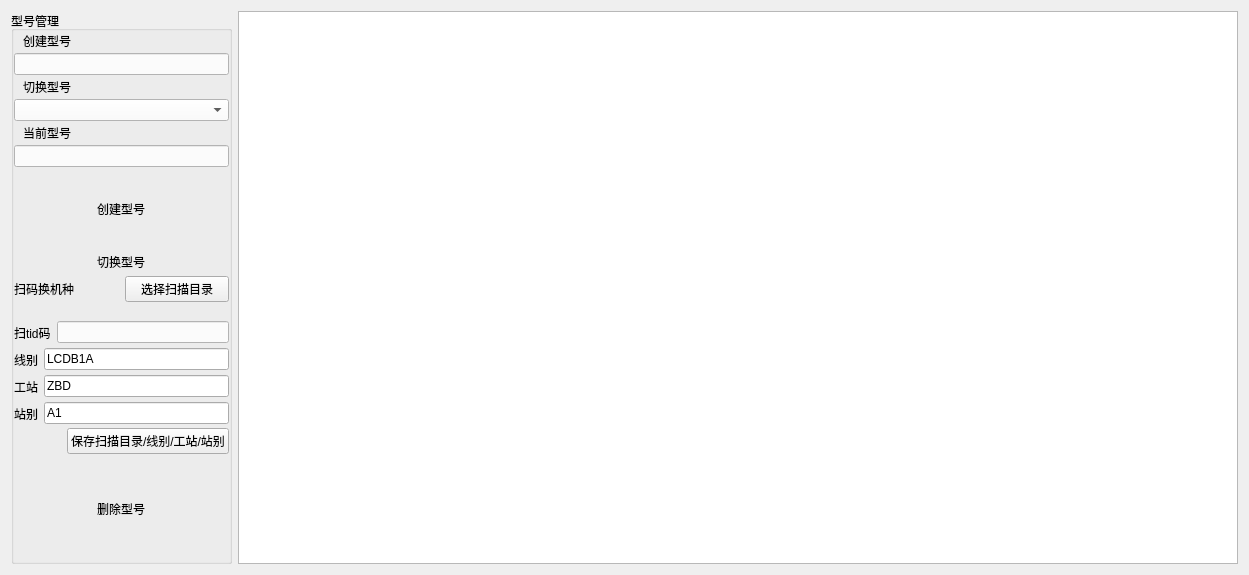
      <widget class="QWidget" name="PM">
       <layout class="QVBoxLayout" name="verticalLayout_15">
        <item>
         <widget class="QWidget" name="widget_8" native="true">
          <property name="minimumSize">
           <size>
            <width>0</width>
            <height>440</height>
           </size>
          </property>
          <layout class="QHBoxLayout" name="horizontalLayout_8">
           <property name="leftMargin">
            <number>0</number>
           </property>
           <property name="topMargin">
            <number>0</number>
           </property>
           <property name="rightMargin">
            <number>0</number>
           </property>
           <property name="bottomMargin">
            <number>0</number>
           </property>
           <item>
            <widget class="QGroupBox" name="groupBox">
             <property name="sizePolicy">
              <sizepolicy hsizetype="Fixed" vsizetype="Preferred">
               <horstretch>0</horstretch>
               <verstretch>0</verstretch>
              </sizepolicy>
             </property>
             <property name="title">
              <string>型号管理</string>
             </property>
             <layout class="QVBoxLayout" name="verticalLayout_16">
              <property name="spacing">
               <number>2</number>
              </property>
              <property name="leftMargin">
               <number>0</number>
              </property>
              <property name="topMargin">
               <number>0</number>
              </property>
              <property name="rightMargin">
               <number>0</number>
              </property>
              <property name="bottomMargin">
               <number>0</number>
              </property>
              <item>
               <widget class="QWidget" name="widget_11" native="true">
                <property name="maximumSize">
                 <size>
                  <width>16777215</width>
                  <height>16777215</height>
                 </size>
                </property>
                <layout class="QHBoxLayout" name="horizontalLayout_9">
                 <property name="topMargin">
                  <number>0</number>
                 </property>
                 <property name="bottomMargin">
                  <number>0</number>
                 </property>
                 <item>
                  <widget class="QLabel" name="label_11">
                   <property name="text">
                    <string>创建型号</string>
                   </property>
                  </widget>
                 </item>
                 <item>
                  <spacer name="horizontalSpacer_3">
                   <property name="orientation">
                    <enum>Qt::Horizontal</enum>
                   </property>
                   <property name="sizeHint" stdset="0">
                    <size>
                     <width>69</width>
                     <height>20</height>
                    </size>
                   </property>
                  </spacer>
                 </item>
                </layout>
               </widget>
              </item>
              <item>
               <widget class="QWidget" name="widget_28" native="true">
                <property name="maximumSize">
                 <size>
                  <width>16777215</width>
                  <height>16777215</height>
                 </size>
                </property>
                <layout class="QHBoxLayout" name="horizontalLayout_10">
                 <property name="leftMargin">
                  <number>0</number>
                 </property>
                 <property name="topMargin">
                  <number>0</number>
                 </property>
                 <property name="rightMargin">
                  <number>0</number>
                 </property>
                 <property name="bottomMargin">
                  <number>0</number>
                 </property>
                 <item>
                  <widget class="QLineEdit" name="lineEdit_create">
                   <property name="styleSheet">
                    <string notr="true">background-color: rgb(251, 251, 251);</string>
                   </property>
                  </widget>
                 </item>
                </layout>
               </widget>
              </item>
              <item>
               <widget class="QWidget" name="widget_9" native="true">
                <layout class="QHBoxLayout" name="horizontalLayout_15">
                 <property name="topMargin">
                  <number>0</number>
                 </property>
                 <property name="bottomMargin">
                  <number>0</number>
                 </property>
                 <item>
                  <widget class="QLabel" name="label_13">
                   <property name="text">
                    <string>切换型号</string>
                   </property>
                  </widget>
                 </item>
                 <item>
                  <spacer name="horizontalSpacer_5">
                   <property name="orientation">
                    <enum>Qt::Horizontal</enum>
                   </property>
                   <property name="sizeHint" stdset="0">
                    <size>
                     <width>69</width>
                     <height>20</height>
                    </size>
                   </property>
                  </spacer>
                 </item>
                </layout>
               </widget>
              </item>
              <item>
               <widget class="QComboBox" name="switch_model">
                <property name="styleSheet">
                 <string notr="true">background-color: rgb(251, 251, 251);</string>
                </property>
               </widget>
              </item>
              <item>
               <widget class="QWidget" name="widget_29" native="true">
                <property name="maximumSize">
                 <size>
                  <width>16777215</width>
                  <height>16777215</height>
                 </size>
                </property>
                <layout class="QHBoxLayout" name="horizontalLayout_11">
                 <property name="topMargin">
                  <number>0</number>
                 </property>
                 <property name="bottomMargin">
                  <number>0</number>
                 </property>
                 <item>
                  <widget class="QLabel" name="label_12">
                   <property name="text">
                    <string>当前型号</string>
                   </property>
                  </widget>
                 </item>
                 <item>
                  <spacer name="horizontalSpacer_4">
                   <property name="orientation">
                    <enum>Qt::Horizontal</enum>
                   </property>
                   <property name="sizeHint" stdset="0">
                    <size>
                     <width>69</width>
                     <height>20</height>
                    </size>
                   </property>
                  </spacer>
                 </item>
                </layout>
               </widget>
              </item>
              <item>
               <widget class="QWidget" name="widget_30" native="true">
                <property name="maximumSize">
                 <size>
                  <width>16777215</width>
                  <height>16777215</height>
                 </size>
                </property>
                <layout class="QHBoxLayout" name="horizontalLayout_12">
                 <property name="leftMargin">
                  <number>0</number>
                 </property>
                 <property name="topMargin">
                  <number>0</number>
                 </property>
                 <property name="rightMargin">
                  <number>0</number>
                 </property>
                 <property name="bottomMargin">
                  <number>0</number>
                 </property>
                 <item>
                  <widget class="QLineEdit" name="lineEdit_current">
                   <property name="focusPolicy">
                    <enum>Qt::NoFocus</enum>
                   </property>
                   <property name="layoutDirection">
                    <enum>Qt::LeftToRight</enum>
                   </property>
                   <property name="styleSheet">
                    <string notr="true">background-color: rgb(251, 251, 251);</string>
                   </property>
                   <property name="text">
                    <string/>
                   </property>
                   <property name="readOnly">
                    <bool>true</bool>
                   </property>
                   <property name="clearButtonEnabled">
                    <bool>false</bool>
                   </property>
                  </widget>
                 </item>
                </layout>
               </widget>
              </item>
              <item>
               <spacer name="verticalSpacer_6">
                <property name="orientation">
                 <enum>Qt::Vertical</enum>
                </property>
                <property name="sizeHint" stdset="0">
                 <size>
                  <width>20</width>
                  <height>27</height>
                 </size>
                </property>
               </spacer>
              </item>
              <item>
               <widget class="QWidget" name="widget_31" native="true">
                <layout class="QHBoxLayout" name="horizontalLayout_13">
                 <property name="spacing">
                  <number>0</number>
                 </property>
                 <property name="leftMargin">
                  <number>0</number>
                 </property>
                 <property name="topMargin">
                  <number>0</number>
                 </property>
                 <property name="rightMargin">
                  <number>0</number>
                 </property>
                 <property name="bottomMargin">
                  <number>0</number>
                 </property>
                 <item>
                  <widget class="QToolButton" name="toolButton_create">
                   <property name="text">
                    <string>创建型号</string>
                   </property>
                   <property name="icon">
                    <iconset>
                     <normaloff>images/folder_201px_1201752_easyicon.net.png</normaloff>images/folder_201px_1201752_easyicon.net.png</iconset>
                   </property>
                   <property name="iconSize">
                    <size>
                     <width>45</width>
                     <height>45</height>
                    </size>
                   </property>
                   <property name="toolButtonStyle">
                    <enum>Qt::ToolButtonTextUnderIcon</enum>
                   </property>
                   <property name="autoRaise">
                    <bool>true</bool>
                   </property>
                  </widget>
                 </item>
                </layout>
               </widget>
              </item>
              <item>
               <spacer name="verticalSpacer_7">
                <property name="orientation">
                 <enum>Qt::Vertical</enum>
                </property>
                <property name="sizeHint" stdset="0">
                 <size>
                  <width>20</width>
                  <height>26</height>
                 </size>
                </property>
               </spacer>
              </item>
              <item>
               <widget class="QWidget" name="widget_32" native="true">
                <layout class="QHBoxLayout" name="horizontalLayout_14">
                 <property name="spacing">
                  <number>0</number>
                 </property>
                 <property name="leftMargin">
                  <number>0</number>
                 </property>
                 <property name="topMargin">
                  <number>0</number>
                 </property>
                 <property name="rightMargin">
                  <number>0</number>
                 </property>
                 <property name="bottomMargin">
                  <number>0</number>
                 </property>
                 <item>
                  <widget class="QToolButton" name="toolButton_change">
                   <property name="text">
                    <string>切换型号</string>
                   </property>
                   <property name="icon">
                    <iconset>
                     <normaloff>images/folder_198px_1201767_easyicon.net.png</normaloff>images/folder_198px_1201767_easyicon.net.png</iconset>
                   </property>
                   <property name="iconSize">
                    <size>
                     <width>45</width>
                     <height>45</height>
                    </size>
                   </property>
                   <property name="toolButtonStyle">
                    <enum>Qt::ToolButtonTextUnderIcon</enum>
                   </property>
                   <property name="autoRaise">
                    <bool>true</bool>
                   </property>
                  </widget>
                 </item>
                </layout>
               </widget>
              </item>
              <item>
               <widget class="QWidget" name="widget_20" native="true">
                <property name="minimumSize">
                 <size>
                  <width>0</width>
                  <height>25</height>
                 </size>
                </property>
                <layout class="QHBoxLayout" name="horizontalLayout_24">
                 <property name="leftMargin">
                  <number>0</number>
                 </property>
                 <property name="topMargin">
                  <number>0</number>
                 </property>
                 <property name="rightMargin">
                  <number>0</number>
                 </property>
                 <property name="bottomMargin">
                  <number>0</number>
                 </property>
                 <item>
                  <widget class="QLabel" name="label_3">
                   <property name="text">
                    <string>扫码换机种</string>
                   </property>
                  </widget>
                 </item>
                 <item>
                  <widget class="QPushButton" name="pushButton_select_scan_dir">
                   <property name="text">
                    <string>选择扫描目录</string>
                   </property>
                  </widget>
                 </item>
                </layout>
               </widget>
              </item>
              <item>
               <widget class="QLabel" name="label_select_scan_dir">
                <property name="text">
                 <string/>
                </property>
               </widget>
              </item>
              <item>
               <widget class="QWidget" name="widget_19" native="true">
                <property name="minimumSize">
                 <size>
                  <width>0</width>
                  <height>25</height>
                 </size>
                </property>
                <layout class="QHBoxLayout" name="horizontalLayout_23">
                 <property name="leftMargin">
                  <number>0</number>
                 </property>
                 <property name="topMargin">
                  <number>0</number>
                 </property>
                 <property name="rightMargin">
                  <number>0</number>
                 </property>
                 <property name="bottomMargin">
                  <number>0</number>
                 </property>
                 <item>
                  <widget class="QLabel" name="label_10">
                   <property name="text">
                    <string>扫tid码</string>
                   </property>
                  </widget>
                 </item>
                 <item>
                  <widget class="QLineEdit" name="lineEdit_scan_tid">
                   <property name="styleSheet">
                    <string notr="true">background-color: rgb(251, 251, 251);</string>
                   </property>
                  </widget>
                 </item>
                </layout>
               </widget>
              </item>
              <item>
               <widget class="QWidget" name="widget_15" native="true">
                <property name="minimumSize">
                 <size>
                  <width>0</width>
                  <height>25</height>
                 </size>
                </property>
                <layout class="QHBoxLayout" name="horizontalLayout_19">
                 <property name="leftMargin">
                  <number>0</number>
                 </property>
                 <property name="topMargin">
                  <number>0</number>
                 </property>
                 <property name="rightMargin">
                  <number>0</number>
                 </property>
                 <property name="bottomMargin">
                  <number>0</number>
                 </property>
                 <item>
                  <widget class="QLabel" name="label_line">
                   <property name="text">
                    <string>线别</string>
                   </property>
                  </widget>
                 </item>
                 <item>
                  <widget class="QLineEdit" name="lineEdit_line_name">
                   <property name="text">
                    <string>LCDB1A</string>
                   </property>
                  </widget>
                 </item>
                </layout>
               </widget>
              </item>
              <item>
               <widget class="QWidget" name="widget_16" native="true">
                <property name="minimumSize">
                 <size>
                  <width>0</width>
                  <height>25</height>
                 </size>
                </property>
                <layout class="QHBoxLayout" name="horizontalLayout_20">
                 <property name="leftMargin">
                  <number>0</number>
                 </property>
                 <property name="topMargin">
                  <number>0</number>
                 </property>
                 <property name="rightMargin">
                  <number>0</number>
                 </property>
                 <property name="bottomMargin">
                  <number>0</number>
                 </property>
                 <item>
                  <widget class="QLabel" name="label_5">
                   <property name="text">
                    <string>工站</string>
                   </property>
                  </widget>
                 </item>
                 <item>
                  <widget class="QLineEdit" name="lineEdit_station_name">
                   <property name="text">
                    <string>ZBD</string>
                   </property>
                  </widget>
                 </item>
                </layout>
               </widget>
              </item>
              <item>
               <widget class="QWidget" name="widget_17" native="true">
                <property name="minimumSize">
                 <size>
                  <width>0</width>
                  <height>25</height>
                 </size>
                </property>
                <layout class="QHBoxLayout" name="horizontalLayout_21">
                 <property name="leftMargin">
                  <number>0</number>
                 </property>
                 <property name="topMargin">
                  <number>0</number>
                 </property>
                 <property name="rightMargin">
                  <number>0</number>
                 </property>
                 <property name="bottomMargin">
                  <number>0</number>
                 </property>
                 <item>
                  <widget class="QLabel" name="label_9">
                   <property name="text">
                    <string>站别</string>
                   </property>
                  </widget>
                 </item>
                 <item>
                  <widget class="QLineEdit" name="lineEdit_station_id">
                   <property name="text">
                    <string>A1</string>
                   </property>
                  </widget>
                 </item>
                </layout>
               </widget>
              </item>
              <item>
               <widget class="QWidget" name="widget_18" native="true">
                <property name="minimumSize">
                 <size>
                  <width>0</width>
                  <height>25</height>
                 </size>
                </property>
                <layout class="QHBoxLayout" name="horizontalLayout_22">
                 <property name="leftMargin">
                  <number>0</number>
                 </property>
                 <property name="topMargin">
                  <number>0</number>
                 </property>
                 <property name="rightMargin">
                  <number>0</number>
                 </property>
                 <property name="bottomMargin">
                  <number>0</number>
                 </property>
                 <item>
                  <spacer name="horizontalSpacer_6">
                   <property name="orientation">
                    <enum>Qt::Horizontal</enum>
                   </property>
                   <property name="sizeHint" stdset="0">
                    <size>
                     <width>53</width>
                     <height>20</height>
                    </size>
                   </property>
                  </spacer>
                 </item>
                 <item>
                  <widget class="QPushButton" name="pushButton_save_line_station_info">
                   <property name="minimumSize">
                    <size>
                     <width>130</width>
                     <height>0</height>
                    </size>
                   </property>
                   <property name="text">
                    <string>保存扫描目录/线别/工站/站别</string>
                   </property>
                  </widget>
                 </item>
                </layout>
               </widget>
              </item>
              <item>
               <spacer name="verticalSpacer_10">
                <property name="orientation">
                 <enum>Qt::Vertical</enum>
                </property>
                <property name="sizeType">
                 <enum>QSizePolicy::Expanding</enum>
                </property>
                <property name="sizeHint" stdset="0">
                 <size>
                  <width>20</width>
                  <height>40</height>
                 </size>
                </property>
               </spacer>
              </item>
              <item>
               <widget class="QWidget" name="widget_10" native="true">
                <layout class="QHBoxLayout" name="horizontalLayout_16">
                 <property name="spacing">
                  <number>0</number>
                 </property>
                 <property name="leftMargin">
                  <number>0</number>
                 </property>
                 <property name="topMargin">
                  <number>0</number>
                 </property>
                 <property name="rightMargin">
                  <number>0</number>
                 </property>
                 <property name="bottomMargin">
                  <number>0</number>
                 </property>
                 <item>
                  <widget class="QToolButton" name="toolButton_del">
                   <property name="text">
                    <string>删除型号</string>
                   </property>
                   <property name="icon">
                    <iconset>
                     <normaloff>images/folder_201px_1201754_easyicon.net.png</normaloff>images/folder_201px_1201754_easyicon.net.png</iconset>
                   </property>
                   <property name="iconSize">
                    <size>
                     <width>45</width>
                     <height>45</height>
                    </size>
                   </property>
                   <property name="toolButtonStyle">
                    <enum>Qt::ToolButtonTextUnderIcon</enum>
                   </property>
                   <property name="autoRaise">
                    <bool>true</bool>
                   </property>
                  </widget>
                 </item>
                </layout>
               </widget>
              </item>
              <item>
               <spacer name="verticalSpacer_4">
                <property name="orientation">
                 <enum>Qt::Vertical</enum>
                </property>
                <property name="sizeType">
                 <enum>QSizePolicy::Expanding</enum>
                </property>
                <property name="sizeHint" stdset="0">
                 <size>
                  <width>20</width>
                  <height>40</height>
                 </size>
                </property>
               </spacer>
              </item>
             </layout>
             <zorder>widget_11</zorder>
             <zorder>widget_28</zorder>
             <zorder>widget_30</zorder>
             <zorder>widget_31</zorder>
             <zorder>widget_32</zorder>
             <zorder>widget_9</zorder>
             <zorder>switch_model</zorder>
             <zorder>widget_29</zorder>
             <zorder>widget_10</zorder>
             <zorder>verticalSpacer_6</zorder>
             <zorder>verticalSpacer_7</zorder>
             <zorder>verticalSpacer_10</zorder>
             <zorder>verticalSpacer_4</zorder>
             <zorder>widget_15</zorder>
             <zorder>widget_16</zorder>
             <zorder>widget_17</zorder>
             <zorder>widget_18</zorder>
             <zorder>widget_19</zorder>
             <zorder>widget_20</zorder>
             <zorder>label_select_scan_dir</zorder>
            </widget>
           </item>
           <item>
            <widget class="QTableView" name="tableView">
             <property name="sizePolicy">
              <sizepolicy hsizetype="Preferred" vsizetype="Preferred">
               <horstretch>0</horstretch>
               <verstretch>0</verstretch>
              </sizepolicy>
             </property>
             <property name="minimumSize">
              <size>
               <width>1000</width>
               <height>0</height>
              </size>
             </property>
            </widget>
           </item>
          </layout>
         </widget>
        </item>
       </layout>
      </widget>
